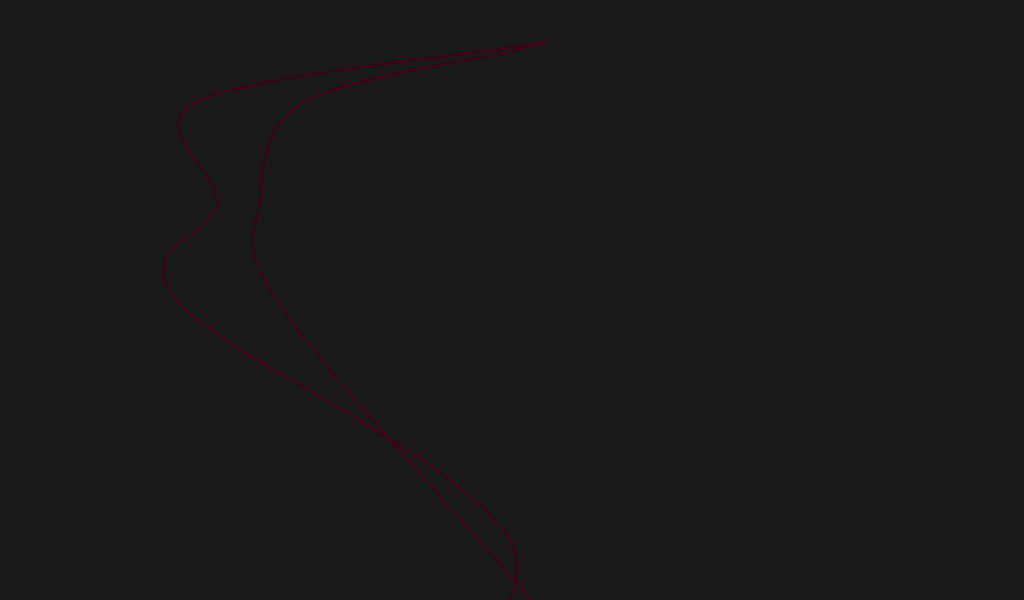
Frame 1 (no input)
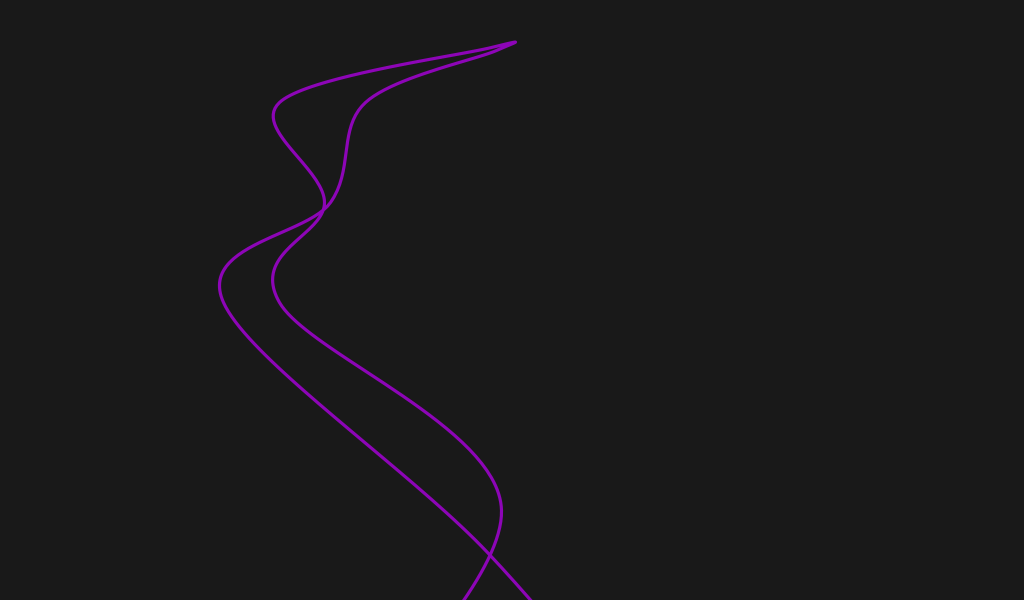
Frame 60 (the mouse pressed at the canvas centre just before this capture)
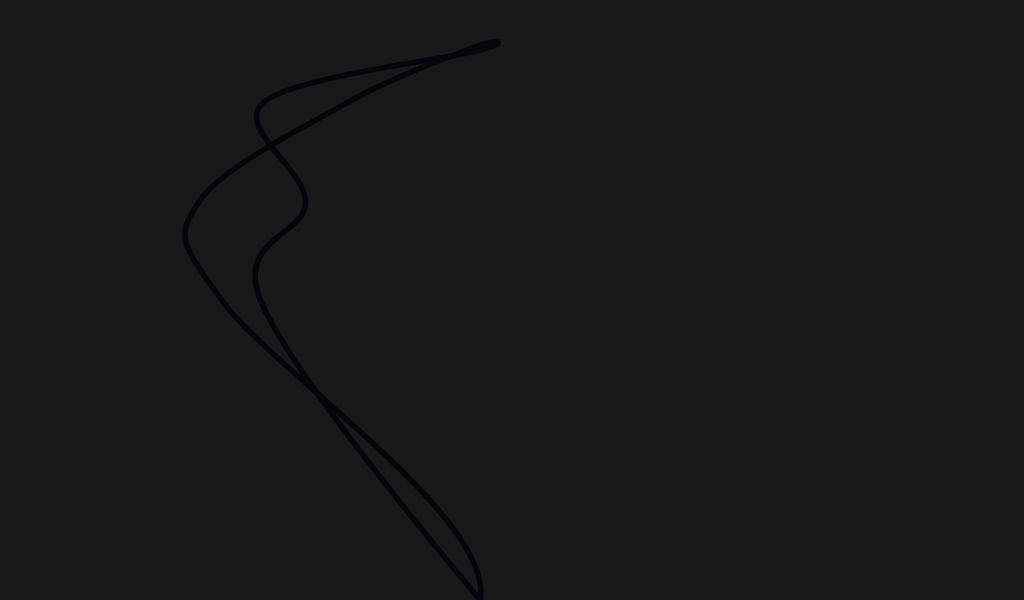
Frame 120 (the mouse held since frame 60 and released just before this capture)

The Processing sketch that drew these frames (run headless with seeded random() and noise(); from frame 60 on, the mouse is pressed at the canvas centre):

// Processing sketch: processing_12120
// ── processing_12120.pde


Nodule[] nodules = new Nodule[1];//nb répétition de la courbe
float inc;
float val;
float speed;
float x;
int dir1;
float ry = 10;
float zinc;

void setup() {
  size(1024,600);     
  colorMode(HSB,100); 
  smooth();
  for (int i = 0; i<= nodules.length-1; i++)
  { 
    nodules[i] = new Nodule();
  }
}

void draw() {
  background(0);
  zinc = .005;   
  ry += zinc;
  if(ry <= 1 || ry >= 30) {
    zinc*=-1;
  }

  //ry += inc;
  frameRate(ry);
  println("ry : "+ry);
  background(10);


  for(int i = 0;i <= nodules.length-1; i++)
  {  
    nodules[i].display();
    //nodules[4].move();
  }
}
class Nodule {  
  //variables centre w, centre h, direction
  int cw = width/2; 
  int ch = height/2;
  float dir1 = .3;
  float dir2 = .2;
  //variable tremble
  float rd = random(-10,10);
  float inc = .05;
  float x = noise(width)*width; 
  float y = noise(height)*height;
  //float xpt1 = random(width/2-100,width/2+100);
  float xpt1 = cw;
  float ypt1 = 50;
  float rep = 1;

  //%%%%%%%%%%
  void display() {
    //balayage haut et bas
    xpt1 -= dir1;
    if(xpt1 <= cw-100 || xpt1 >= cw+100) {
      dir1 *=-1;
    }

    //incrémente épaisseur de trait
    //rep += inc;if (rep > 36 || rep <= .2) {inc*=-1;}
    rep = random(1,8);
    // alpha - quand rep +
    int alph = 80;
    //color c =color(noise(100)*100+inc,alph/2,100,alph);
    color c =color(random(100),100,random(100),alph);


    //TRACÉ
    noFill();
    stroke(c);
    strokeWeight(rep);
    println("rep :" +rep);
    beginShape();
    curveVertex(xpt1+200,height+200);
    curveVertex(xpt1+200,height+200);//bas out
    curveVertex(xpt1-random(10),height-random(100));//cuisses
    //curveVertex(xpt1+rd,height-50);
    curveVertex(x-random(-100,100)-rd,height/2+rd);
    curveVertex(x-random(-100,100)-rd,height/3+rd);
    curveVertex(x-random(-100,100)-rd,height/6+rd);
    //curveVertex(xpt1+rd,50);//point 5
    curveVertex(xpt1+rd,50);//point 5
    //endShape();
    //curveVertex(xpt1+rd,30);
    //beginShape();
    //curveVertex(xpt1,50-rd);//point 1
    curveVertex(xpt1-rd,50-rd);//point 1
    curveVertex(x+random(-100,100)+rd,height/6+rd);//point 2
    curveVertex(x+random(-100,100)+rd,height/3+rd);//point 3
    curveVertex(x+random(-100,100)+rd,height/2+rd);//point 4
    curveVertex(xpt1+random(10),height-random(100));//cuisses
    //curveVertex(xpt1+rd,height-50);//point 5
    curveVertex(xpt1-200-rd,height+200);//bas out
    curveVertex(xpt1-200-rd,height+200);
    endShape();


    //}
    //}
  }
  // void move(){ x++;}
}
